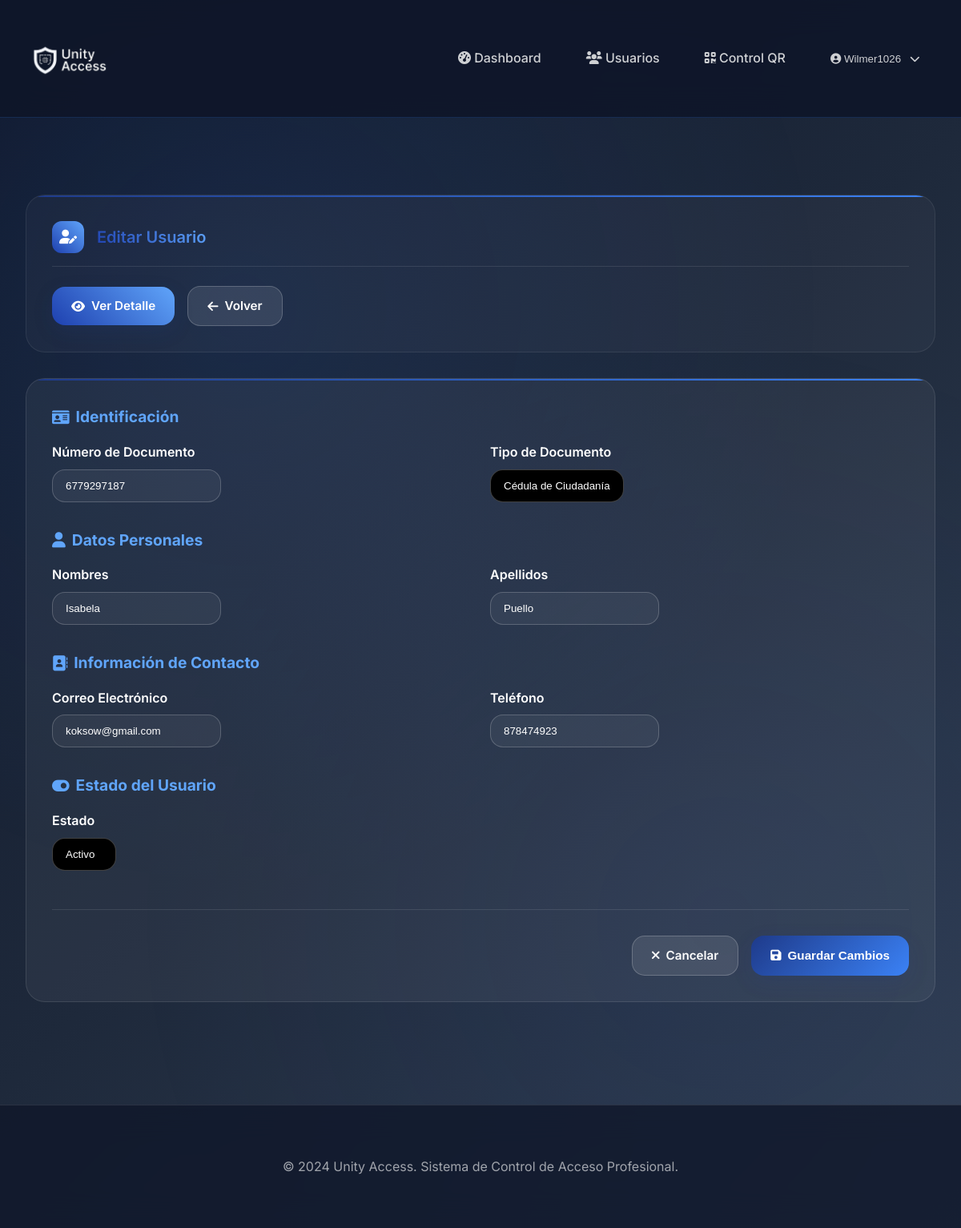
Page /appi/usuarios/6/editar/ (signed in) on the earlier database version.
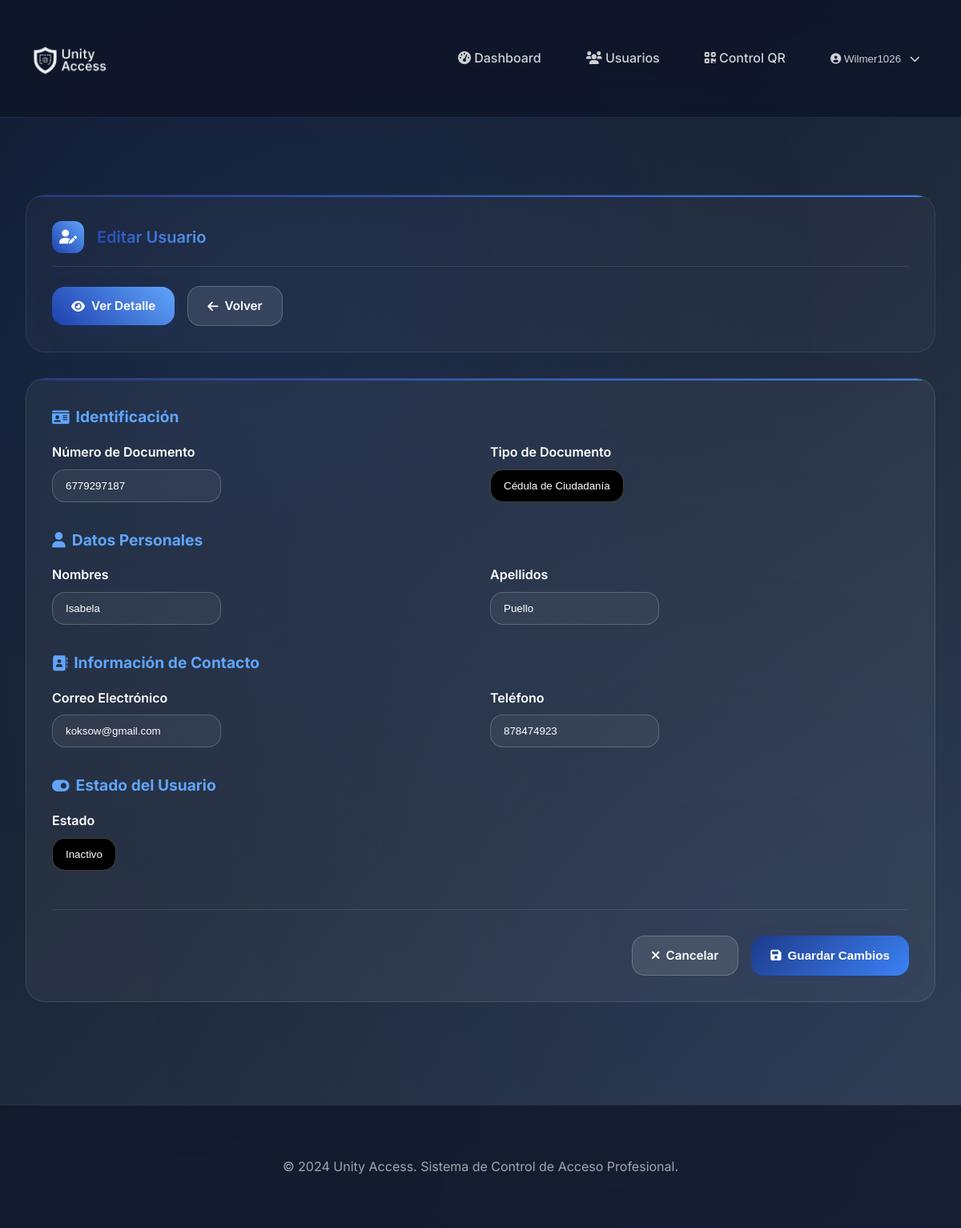
Same page on the later database version.
### appi/models.py (models this page shows, shortened)
class Usuario(models.Model):
    TIPO_DOCUMENTO_CHOICES = [
        ('CC', 'Cédula de Ciudadanía'),
        ('TI', 'Tarjeta de Identidad'),
        ('CE', 'Cédula de Extranjería'),
        ('PP', 'Pasaporte'),
    ]
    ESTADO_CHOICES = [
        ('activo', 'Activo'),
        ('inactivo', 'Inactivo'),
    ]
    numero_documento = models.CharField(max_length=20, unique=True, verbose_name="Número de Documento")
    tipo_documento = models.CharField(max_length=2, choices=TIPO_DOCUMENTO_CHOICES, default='CC', verbose_name="Tipo de Documento")
    nombres = models.CharField(max_length=100, verbose_name="Nombres")
    apellidos = models.CharField(max_length=100, verbose_name="Apellidos")
    email = models.EmailField(verbose_name="Correo Electrónico")
    telefono = models.CharField(max_length=15, blank=True, null=True, verbose_name="Teléfono")
    estado = models.CharField(max_length=10, choices=ESTADO_CHOICES, default='activo', verbose_name="Estado")
    fecha_registro = models.DateTimeField(auto_now_add=True, verbose_name="Fecha de Registro")
    fecha_actualizacion = models.DateTimeField(auto_now=True, verbose_name="Última Actualización")
    class Meta:
        verbose_name = "Usuario"
        verbose_name_plural = "Usuarios"
        ordering = ['apellidos', 'nombres']

### appi/views.py (the view)
# urls.py: path('usuarios/<int:id>/editar/', views.editar_usuario, name='editar_usuario'),
@never_cache
@never_cache
@never_cache
@login_required
@user_passes_test(es_administrador)
def editar_usuario(request, id):
    usuario = get_object_or_404(Usuario, id=id)
    if request.method == 'POST':
        form = UsuarioForm(request.POST, instance=usuario)
        if form.is_valid():
            usuario = form.save()
            messages.success(request, f'Usuario {usuario.nombre_completo} actualizado exitosamente.')
            return redirect('appi:detalle_usuario', id=usuario.id)
        else:
            messages.error(request, 'Por favor corrige los errores en el formulario.')
    else:
        form = UsuarioForm(instance=usuario)
    context = {
        'form': form,
        'usuario': usuario,
    }
    return render(request, 'usuarios/editar.html', context)

### appi/views.py (called while the page is built)
def es_administrador(user):
    return user.is_authenticated and (user.is_superuser or user.is_staff)

### templates/usuarios/editar.html (shortened to what the changed rows need)
{% extends 'base.html' %}
{% block content %}
<div class="fade-in-up">
    <div class="content-card">
        <div class="card-header-custom">
            <h1 class="card-title-custom text-gradient">Editar Usuario</h1>
        </div>
    </div>
    <div class="content-card glass-effect">
        <form method="post" class="form-custom js-confirm" data-confirm-title="Guardar Cambios" data-confirm-text="¿Deseas actualizar este usuario?" data-confirm-icon="question">
            <div style="margin-bottom: 2rem;">
                <div style="display: grid; grid-template-columns: repeat(auto-fit, minmax(300px, 1fr)); gap: 1.5rem;">
                    <div>
                        <label class="form-label-custom" for="{{ form.numero_documento.id_for_label }}">
                            {{ form.numero_documento.label }}
                        </label>
                        {{ form.numero_documento }}
                    </div>
                    <div>
                        <label class="form-label-custom" for="{{ form.tipo_documento.id_for_label }}">
                            {{ form.tipo_documento.label }}
                        </label>
                        {{ form.tipo_documento }}
                    </div>
                </div>
            </div>
            <div style="margin-bottom: 2rem;">
                <div style="display: grid; grid-template-columns: repeat(auto-fit, minmax(300px, 1fr)); gap: 1.5rem;">
                    <div>
                        <label class="form-label-custom" for="{{ form.nombres.id_for_label }}">
                            {{ form.nombres.label }}
                        </label>
                        {{ form.nombres }}
                    </div>
                    <div>
                        <label class="form-label-custom" for="{{ form.apellidos.id_for_label }}">
                            {{ form.apellidos.label }}
                        </label>
                        {{ form.apellidos }}
                    </div>
                </div>
            </div>
            <div style="margin-bottom: 2rem;">
                <div style="display: grid; grid-template-columns: repeat(auto-fit, minmax(300px, 1fr)); gap: 1.5rem;">
                    <div>
                        <label class="form-label-custom" for="{{ form.email.id_for_label }}">
                            {{ form.email.label }}
                        </label>
                        {{ form.email }}
                    </div>
                    <div>
                        <label class="form-label-custom" for="{{ form.telefono.id_for_label }}">
                            {{ form.telefono.label }}
                        </label>
                        {{ form.telefono }}
                    </div>
                </div>
            </div>
            <div style="margin-bottom: 2rem;">
                <div style="max-width: 300px;">
                    <label class="form-label-custom" for="{{ form.estado.id_for_label }}">
                        {{ form.estado.label }}
                    </label>
                    {{ form.estado }}
                </div>
            </div>
        </form>
    </div>
</div>
{% endblock %}

Differences in the rows shown:
changed Usuario "Cédula de Ciudadanía": estado "Activo" → "Inactivo"
